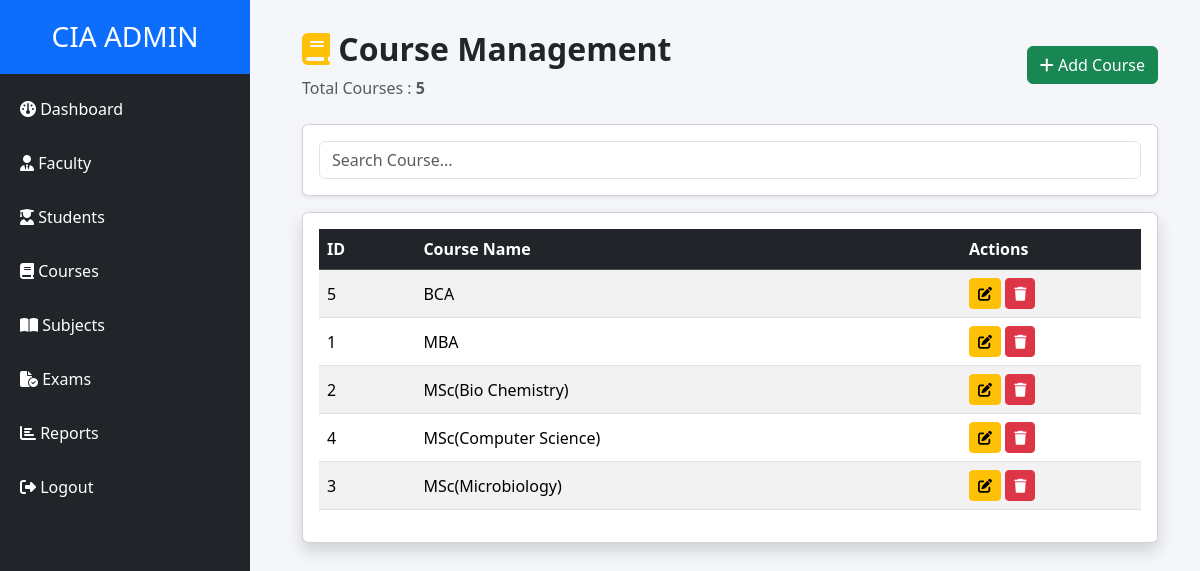
The page /admin-panel/courses/ (signed in) on the database its author committed.
### quiz/models.py (models this page shows, shortened)
class Course(models.Model):
    name = models.CharField(
        max_length=100
    )

### quiz/views.py (the view)
@login_required
@user_passes_test(is_admin)
def manage_courses(request):
    courses = Course.objects.all().order_by("name")
    return render(
        request,
        "admin_panel/course_list.html",
        {
            "courses": courses
        }
    )

### quiz/views.py (called while the page is built)
def is_admin(user):
    return user.is_staff or user.is_superuser

### quiz/templates/admin_panel/course_list.html (shortened to what this page needs)
{% extends 'base_admin.html' %}
{% block content %}
<div class="container-fluid">
    <div class="d-flex justify-content-between align-items-center mb-4">
        <div>
            <h2 class="fw-bold">
                <i class="fas fa-book text-warning"></i>
                Course Management
            </h2>
            <p class="text-muted mb-0">
                Total Courses :
                <strong>{{ courses|length }}</strong>
            </p>
        </div>
        <a href="{% url 'add_course' %}" class="btn btn-success">
            <i class="fas fa-plus"></i>
            Add Course
        </a>
    </div>
    <div class="card shadow-sm mb-3">
        <div class="card-body">
            <input
                type="text"
                id="courseSearch"
                class="form-control"
                placeholder="Search Course..."
            >
        </div>
    </div>
    <div class="card shadow">
        <div class="card-body table-responsive">
            <table class="table table-striped table-hover align-middle" id="courseTable">
                <thead class="table-dark">
                    <tr>
                        <th>ID</th>
                        <th>Course Name</th>
                        <th width="180">Actions</th>
                    </tr>
                </thead>
                <tbody>
                    {% for course in courses %}
                    <tr>
                        <td>{{ course.id }}</td>
                        <td>{{ course.name }}</td>
                        <td>
                            <a href="{% url 'edit_course' course.id %}"
                               class="btn btn-warning btn-sm">
                                <i class="fas fa-edit"></i>
                            </a>
                            <a href="{% url 'delete_course' course.id %}"
                               class="btn btn-danger btn-sm"
                               onclick="return confirm('Delete this course?')">
                                <i class="fas fa-trash"></i>
                            </a>
                        </td>
                    </tr>
                    {% empty %}
                    <tr>
                        <td colspan="3" class="text-center text-muted">
                            No Courses Found
                        </td>
                    </tr>
                    {% endfor %}
                </tbody>
            </table>
        </div>
    </div>
</div>
{% endblock %}

### quiz/templates/base_admin.html (style rules this page uses)
body { background:#f4f6f9; }

### rows shown on the page
Course: id "5", name "BCA"
Course: id "1", name "MBA"
Course: id "2", name "MSc(Bio Chemistry)"
Course: id "4", name "MSc(Computer Science)"
Course: id "3", name "MSc(Microbiology)"

### other values the page prints
{{ courses|length }} "5"
